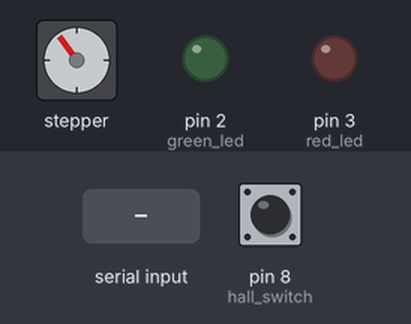
A sketch run on a simulated Arduino Uno, built with avr-gcc and run on an emulated ATmega328P. On the bench: stepper motor, output pins drawn as LEDs (lit = HIGH). The test bench sets the inputs (shaded band); at power-on: pin 8 (hall_switch) HIGH. Stepper angles assume 200 steps per turn.

Above: at 0.8 s.
0.9 s: pin 8 (hall_switch) pulled LOW for 0.15 s
At 2.3 s:
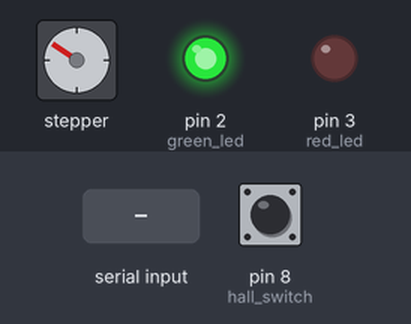
2.7 s: "l" received over Serial
At 5.1 s:
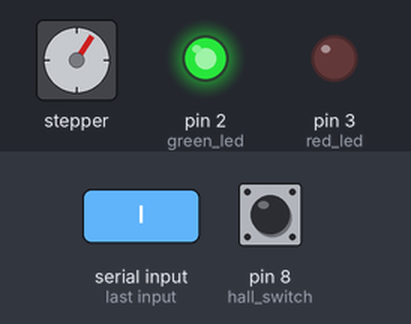
5.7 s: "f" received over Serial
At 6.15 s:
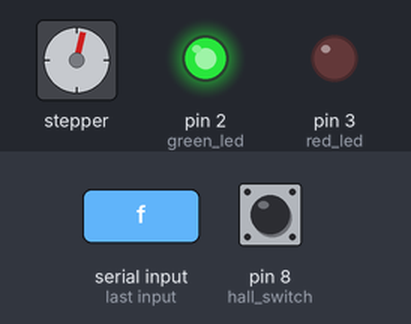
8.7 s: pin 8 (hall_switch) pulled LOW for 1 s
At 10.3 s:
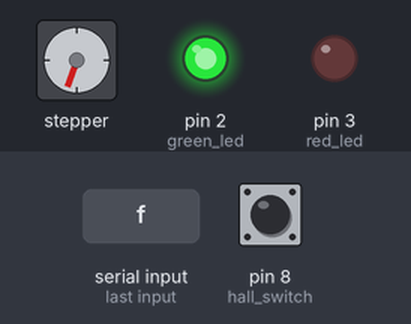
11.2 s: "r" received over Serial
At 13.9 s:
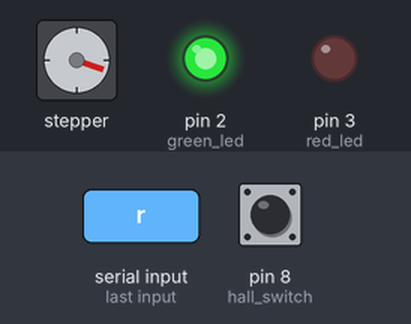
14.2 s: "s" received over Serial
At 14.8 s:
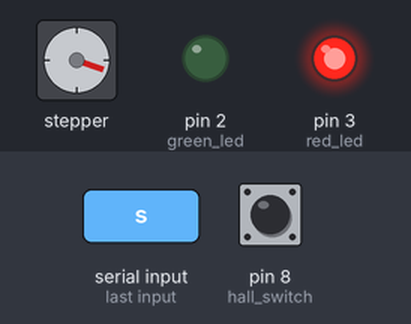
Timing chart, 0 to 16.7 s (numbered marks = the images above; inputs shaded):
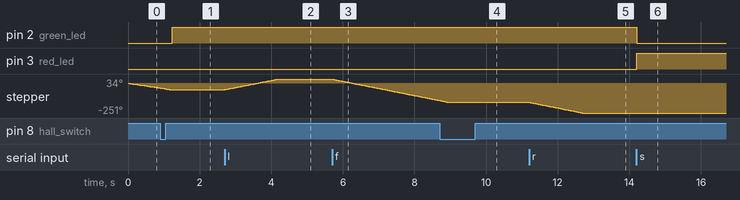

Measured:
- after the input at 0.9 s, pin 2 (green_led): LOW → HIGH after 0.34 s
- after the input at 2.7 s, stepper: turns 90° clockwise in 1.5 s, starting at once
- after the input at 5.7 s, stepper: keeps turning counter-clockwise at about 60°/s, starting at once
- after the input at 8.7 s, stepper: goes on until 8.9 s, then stays -161°
- after the input at 11.2 s, stepper: turns 90° counter-clockwise in 1.5 s, starting at once
- after the input at 14.2 s, pin 2 (green_led): HIGH → LOW at once; pin 3 (red_led): LOW → HIGH at once

The sketch:

arduino.ino
```cpp
#include <Adafruit_MotorShield.h>

#include <gfxfont.h>
#include <Adafruit_SPITFT.h>
#include <Adafruit_SPITFT_Macros.h>
#include <Adafruit_GFX.h>

#include <Wire.h>

// steps left/right of center to turn
const int steps_turn = 50;

// steps to get home
const int steps_home_left = 8;
const int steps_home_right = 8;

typedef enum { LEFT, CENTER, RIGHT } orientation;

orientation dir = CENTER;

Adafruit_MotorShield afms;
Adafruit_StepperMotor *motor;

const int green_led   = 2;
const int red_led     = 3;
const int hall_switch = 8;

bool go = true;

void setup() {
  // set up motor shield & stepper
  afms = Adafruit_MotorShield();
  afms.begin();

  motor = afms.getStepper(200,1);
  motor->setSpeed(10);

  // set up serial
  Serial.begin(9600);

  // set up pins
  pinMode(green_led,OUTPUT);
  pinMode(red_led,  OUTPUT);
  pinMode(hall_switch, INPUT);
  digitalWrite(hall_switch, HIGH);  //activate pull-up


  // home
  go_home();

  // go is true
  digitalWrite(green_led,HIGH);
}

void loop() {
  while ( Serial.available() > 0 ) {
    switch( Serial.read() ) {
      case 'f':
        //BACKWARD
        face_center();
        flush_serial();
        break;
      case 'l':
        //left
        face_left();
        flush_serial();
        break;
      case 'r':
        //right
        face_right();
        flush_serial();
        break;
      case 'g':
        go = true;
        digitalWrite(green_led,1);
        digitalWrite(red_led,  0);
        break;
      case 's':
        go = false;
        digitalWrite(red_led,  1);
        digitalWrite(green_led,0);
        break;
      default:
        //ignore other characters
        break;
    }
  }
  delay(10);
}

//~~~~~~~~~~~~~~~~

void go_home() {
  if ( !digitalRead(hall_switch) ) {
    // the magnet is already in range of the switch
    motor->step(steps_turn, FORWARD, DOUBLE);
  }
  delay(10);
  while ( digitalRead(hall_switch) ) {
    motor->step(1,BACKWARD,DOUBLE);
    delay(10);
  }
  delay(10);
  motor->step(steps_home_left,BACKWARD,DOUBLE);
  delay(50);
  motor->release();
}

void face_center() {
  switch ( dir ) {
    case LEFT:
      while ( digitalRead(hall_switch) ) {
        motor->step(1,BACKWARD,DOUBLE);
      }
      motor->step(steps_home_left,BACKWARD,DOUBLE);
      break;
    case RIGHT:
      while ( digitalRead(hall_switch) ) {
        motor->step(1,FORWARD,DOUBLE);
      }
      motor->step(steps_home_right,FORWARD,DOUBLE);
      break;
    case CENTER:
      //already facing BACKWARD, ignore
      break;
    default:
      //invalid direction
      break;
  }
  dir = CENTER;
  delay(50);
  motor->release();
}

void face_left() {
  switch ( dir ) {
    case LEFT:
      //already facing left, ignore
      break;
    case RIGHT:
      motor->step(2*steps_turn, FORWARD, DOUBLE);
      break;
    case CENTER:
      motor->step(steps_turn, FORWARD, DOUBLE);
      break;
    default:
      //invalid direction
      break;
  }
  dir = LEFT;
  delay(50);
  motor->release();
}

void face_right() {
  switch ( dir ) {
    case LEFT:
      motor->step(2*steps_turn, BACKWARD, DOUBLE);
      break;
    case RIGHT:
      //already facing right, ignore
      break;
    case CENTER:
      motor->step(steps_turn, BACKWARD, DOUBLE);
      break;
    default:
      //invalid direction
      break;
  }
  dir = RIGHT;
  delay(50);
  motor->release();
}

void flush_serial() {
  while (Serial.available() > 0) {
    Serial.read();
  }
}
```
